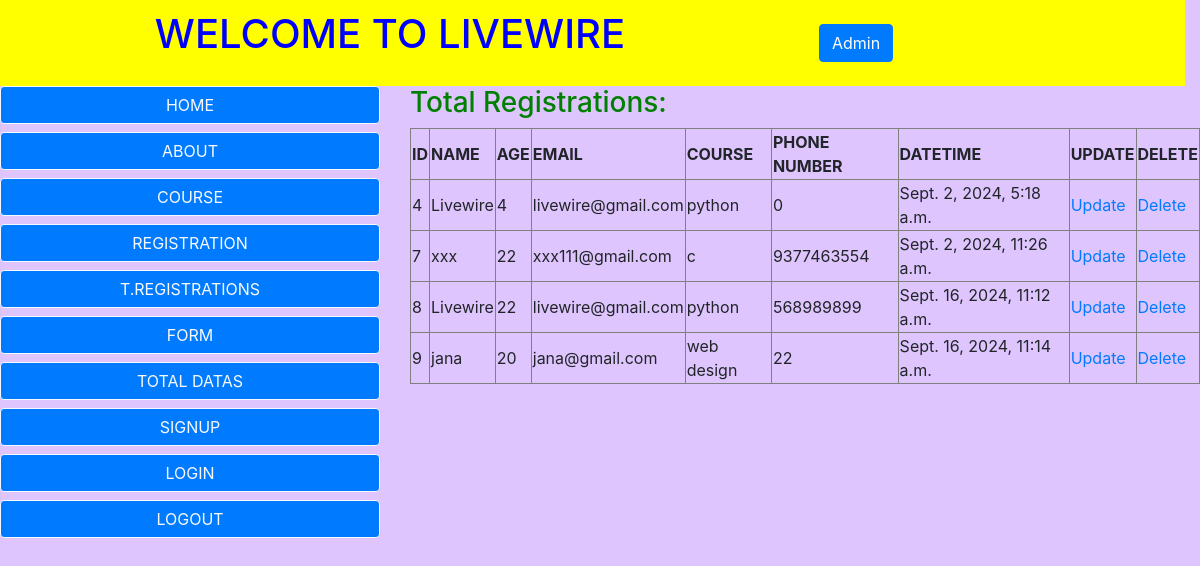
Page /read/ (signed in) on the committed database.
### app1/models.py (models this page shows)
class jana(models.Model):
    name=models.CharField(max_length=10,verbose_name='ENTER NAME')
    age=models.IntegerField()
    email=models.EmailField()
    mobile=models.BigIntegerField(default=0,help_text='mobile no should be 10 digits')
    address=models.TextField(default='chennai')
    course=models.CharField(default='python',max_length=20,choices=[('python','PYTHON'),
                                                   ('java','JAVA'),
                                                   ('c','C'),
                                                   ('web design','WEB DESIGN')])
    datetime=models.DateTimeField(auto_now=True)
    image=models.ImageField(default='NULL')

### app1/views.py (the view)
# urls.py: path('read/',readpage,name='read'),
@login_required()
def readpage(req):
    data=jana.objects.all()
    return render(req,'read.html',{'data':data})

### Templates/read.html (shortened to what this page needs)
{% extends 'home.html' %}
{% block content %}
<h3>Total Registrations:</h3>
<table border="">
    <tr>
        <th>ID</th>
        <th>NAME</th>
        <th>AGE</th>
        <th>EMAIL</th>
        <th>COURSE</th>
        <th>PHONE NUMBER</th>
        <th>DATETIME</th>
        <th>UPDATE</th>
        <th>DELETE</th>
    </tr>
    {% for d in data %}
    <tr>
        <td>{{d.id}}</td>
        <td>{{d.name}}</td>
        <td>{{d.age}}</td>
        <td>{{d.email}}</td>
        <td>{{d.course}}</td>
        <td>{{d.mobile}}</td>
        <td>{{d.datetime}}</td>
        <td>
            <a href="/update/{{d.id}}">Update</a>
        </td>
        <td>
            <a href="/delete/{{d.id}}">Delete</a>
        </td>
    </tr>
    {% endfor %}
</table>
{% endblock %}

### app1/static/external.css (style rules this page uses)
h3 { color:green; }

### Templates/home.html (style rules this page uses)
body { background-color:#DFC5FE; }

### rows in the picture
jana: id "4", name "Livewire", age "4", email "livewire@gmail.com", course "python", mobile "0", datetime "Sept. 2, 2024, 5:18 a.m."
jana: id "7", name "xxx", age "22", email "xxx111@gmail.com", course "c", mobile "9377463554", datetime "Sept. 2, 2024, 11:26 a.m."
jana: id "8", name "Livewire", age "22", email "livewire@gmail.com", course "python", mobile "568989899", datetime "Sept. 16, 2024, 11:12 a.m."
jana: id "9", name "jana", age "20", email "jana@gmail.com", course "web design", mobile "22", datetime "Sept. 16, 2024, 11:14 a.m."
